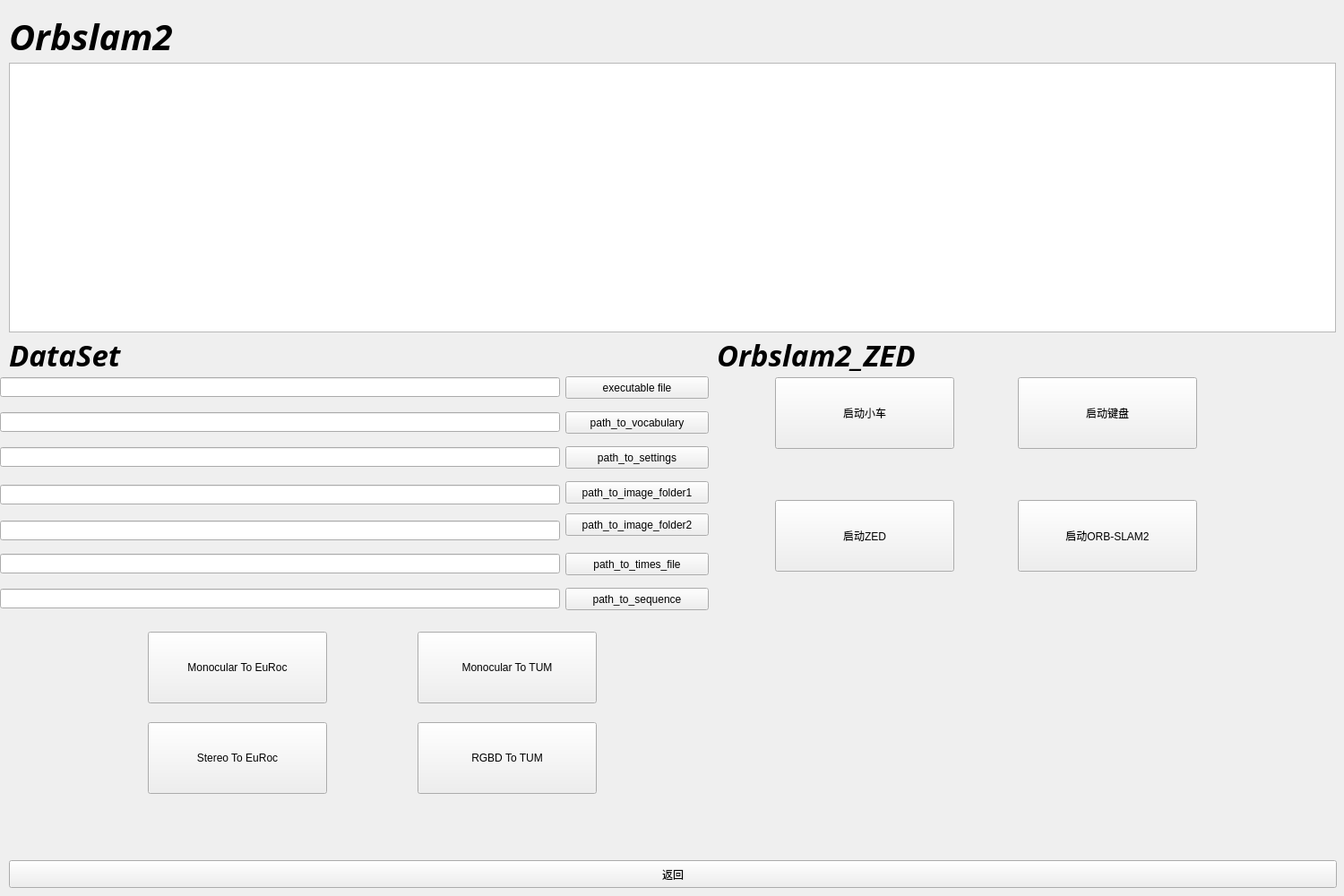
<?xml version="1.0" encoding="UTF-8"?>
<ui version="4.0">
 <class>orbslam2</class>
 <widget class="QWidget" name="orbslam2">
  <property name="geometry">
   <rect>
    <x>0</x>
    <y>0</y>
    <width>1500</width>
    <height>1000</height>
   </rect>
  </property>
  <property name="minimumSize">
   <size>
    <width>1500</width>
    <height>1000</height>
   </size>
  </property>
  <property name="windowTitle">
   <string>Form</string>
  </property>
  <widget class="QListWidget" name="listWidget">
   <property name="geometry">
    <rect>
     <x>10</x>
     <y>70</y>
     <width>1481</width>
     <height>301</height>
    </rect>
   </property>
  </widget>
  <widget class="QPushButton" name="pushButton_6">
   <property name="geometry">
    <rect>
     <x>10</x>
     <y>960</y>
     <width>1482</width>
     <height>31</height>
    </rect>
   </property>
   <property name="sizePolicy">
    <sizepolicy hsizetype="Minimum" vsizetype="Fixed">
     <horstretch>0</horstretch>
     <verstretch>0</verstretch>
    </sizepolicy>
   </property>
   <property name="minimumSize">
    <size>
     <width>0</width>
     <height>0</height>
    </size>
   </property>
   <property name="text">
    <string>返回</string>
   </property>
   <property name="autoDefault">
    <bool>true</bool>
   </property>
  </widget>
  <widget class="QLabel" name="label">
   <property name="geometry">
    <rect>
     <x>10</x>
     <y>20</y>
     <width>241</width>
     <height>41</height>
    </rect>
   </property>
   <property name="font">
    <font>
     <family>Kinnari</family>
     <pointsize>30</pointsize>
     <weight>75</weight>
     <italic>true</italic>
     <bold>true</bold>
     <underline>false</underline>
    </font>
   </property>
   <property name="text">
    <string>Orbslam2</string>
   </property>
  </widget>
  <widget class="QWidget" name="widget" native="true">
   <property name="geometry">
    <rect>
     <x>0</x>
     <y>420</y>
     <width>791</width>
     <height>261</height>
    </rect>
   </property>
   <layout class="QGridLayout" name="gridLayout">
    <item row="5" column="0">
     <spacer name="verticalSpacer_3">
      <property name="orientation">
       <enum>Qt::Vertical</enum>
      </property>
      <property name="sizeHint" stdset="0">
       <size>
        <width>20</width>
        <height>40</height>
       </size>
      </property>
     </spacer>
    </item>
    <item row="0" column="1">
     <widget class="QPushButton" name="pushButton">
      <property name="minimumSize">
       <size>
        <width>160</width>
        <height>25</height>
       </size>
      </property>
      <property name="text">
       <string>executable file</string>
      </property>
     </widget>
    </item>
    <item row="11" column="0">
     <widget class="QLineEdit" name="lineEdit_8"/>
    </item>
    <item row="11" column="1">
     <widget class="QPushButton" name="pushButton_7">
      <property name="minimumSize">
       <size>
        <width>160</width>
        <height>25</height>
       </size>
      </property>
      <property name="text">
       <string>path_to_times_file</string>
      </property>
     </widget>
    </item>
    <item row="10" column="0">
     <spacer name="verticalSpacer_5">
      <property name="orientation">
       <enum>Qt::Vertical</enum>
      </property>
      <property name="sizeHint" stdset="0">
       <size>
        <width>20</width>
        <height>40</height>
       </size>
      </property>
     </spacer>
    </item>
    <item row="9" column="0">
     <widget class="QLineEdit" name="lineEdit_7"/>
    </item>
    <item row="6" column="1">
     <widget class="QPushButton" name="pushButton_11">
      <property name="minimumSize">
       <size>
        <width>160</width>
        <height>25</height>
       </size>
      </property>
      <property name="text">
       <string>path_to_image_folder1</string>
      </property>
     </widget>
    </item>
    <item row="2" column="1">
     <widget class="QPushButton" name="pushButton_2">
      <property name="minimumSize">
       <size>
        <width>160</width>
        <height>25</height>
       </size>
      </property>
      <property name="text">
       <string>path_to_vocabulary</string>
      </property>
     </widget>
    </item>
    <item row="3" column="0">
     <spacer name="verticalSpacer_2">
      <property name="orientation">
       <enum>Qt::Vertical</enum>
      </property>
      <property name="sizeHint" stdset="0">
       <size>
        <width>20</width>
        <height>40</height>
       </size>
      </property>
     </spacer>
    </item>
    <item row="7" column="1" rowspan="3">
     <widget class="QPushButton" name="pushButton_14">
      <property name="minimumSize">
       <size>
        <width>160</width>
        <height>25</height>
       </size>
      </property>
      <property name="text">
       <string>path_to_image_folder2</string>
      </property>
     </widget>
    </item>
    <item row="2" column="0">
     <widget class="QLineEdit" name="lineEdit_2"/>
    </item>
    <item row="0" column="0">
     <widget class="QLineEdit" name="lineEdit"/>
    </item>
    <item row="4" column="0">
     <widget class="QLineEdit" name="lineEdit_3"/>
    </item>
    <item row="4" column="1">
     <widget class="QPushButton" name="pushButton_3">
      <property name="minimumSize">
       <size>
        <width>160</width>
        <height>25</height>
       </size>
      </property>
      <property name="text">
       <string>path_to_settings</string>
      </property>
     </widget>
    </item>
    <item row="6" column="0" rowspan="2">
     <widget class="QLineEdit" name="lineEdit_4"/>
    </item>
    <item row="13" column="1">
     <widget class="QPushButton" name="pushButton_15">
      <property name="minimumSize">
       <size>
        <width>160</width>
        <height>25</height>
       </size>
      </property>
      <property name="text">
       <string>path_to_sequence</string>
      </property>
     </widget>
    </item>
    <item row="8" column="0">
     <spacer name="verticalSpacer_4">
      <property name="orientation">
       <enum>Qt::Vertical</enum>
      </property>
      <property name="sizeHint" stdset="0">
       <size>
        <width>20</width>
        <height>40</height>
       </size>
      </property>
     </spacer>
    </item>
    <item row="13" column="0">
     <widget class="QLineEdit" name="lineEdit_9"/>
    </item>
    <item row="1" column="0">
     <spacer name="verticalSpacer">
      <property name="orientation">
       <enum>Qt::Vertical</enum>
      </property>
      <property name="sizeHint" stdset="0">
       <size>
        <width>20</width>
        <height>40</height>
       </size>
      </property>
     </spacer>
    </item>
    <item row="12" column="0">
     <spacer name="verticalSpacer_6">
      <property name="orientation">
       <enum>Qt::Vertical</enum>
      </property>
      <property name="sizeHint" stdset="0">
       <size>
        <width>20</width>
        <height>40</height>
       </size>
      </property>
     </spacer>
    </item>
   </layout>
  </widget>
  <widget class="QLabel" name="label_2">
   <property name="geometry">
    <rect>
     <x>10</x>
     <y>370</y>
     <width>221</width>
     <height>51</height>
    </rect>
   </property>
   <property name="font">
    <font>
     <family>Kinnari</family>
     <pointsize>25</pointsize>
     <weight>75</weight>
     <italic>true</italic>
     <bold>true</bold>
     <underline>false</underline>
    </font>
   </property>
   <property name="text">
    <string>DataSet</string>
   </property>
  </widget>
  <widget class="QWidget" name="widget_2" native="true">
   <property name="geometry">
    <rect>
     <x>70</x>
     <y>690</y>
     <width>691</width>
     <height>211</height>
    </rect>
   </property>
   <layout class="QGridLayout" name="gridLayout_2">
    <item row="1" column="3">
     <widget class="QPushButton" name="pushButton_17">
      <property name="minimumSize">
       <size>
        <width>200</width>
        <height>80</height>
       </size>
      </property>
      <property name="text">
       <string>RGBD To TUM</string>
      </property>
     </widget>
    </item>
    <item row="0" column="0">
     <spacer name="horizontalSpacer_5">
      <property name="orientation">
       <enum>Qt::Horizontal</enum>
      </property>
      <property name="sizeHint" stdset="0">
       <size>
        <width>40</width>
        <height>20</height>
       </size>
      </property>
     </spacer>
    </item>
    <item row="0" column="4">
     <spacer name="horizontalSpacer_4">
      <property name="orientation">
       <enum>Qt::Horizontal</enum>
      </property>
      <property name="sizeHint" stdset="0">
       <size>
        <width>40</width>
        <height>20</height>
       </size>
      </property>
     </spacer>
    </item>
    <item row="0" column="1">
     <widget class="QPushButton" name="pushButton_13">
      <property name="minimumSize">
       <size>
        <width>200</width>
        <height>80</height>
       </size>
      </property>
      <property name="text">
       <string>Monocular To EuRoc</string>
      </property>
     </widget>
    </item>
    <item row="1" column="1">
     <widget class="QPushButton" name="pushButton_16">
      <property name="minimumSize">
       <size>
        <width>200</width>
        <height>80</height>
       </size>
      </property>
      <property name="text">
       <string>Stereo To EuRoc</string>
      </property>
     </widget>
    </item>
    <item row="0" column="3">
     <widget class="QPushButton" name="pushButton_12">
      <property name="minimumSize">
       <size>
        <width>200</width>
        <height>80</height>
       </size>
      </property>
      <property name="text">
       <string>Monocular To TUM</string>
      </property>
     </widget>
    </item>
    <item row="0" column="2">
     <spacer name="horizontalSpacer_6">
      <property name="orientation">
       <enum>Qt::Horizontal</enum>
      </property>
      <property name="sizeHint" stdset="0">
       <size>
        <width>40</width>
        <height>20</height>
       </size>
      </property>
     </spacer>
    </item>
   </layout>
  </widget>
  <widget class="QLabel" name="label_3">
   <property name="geometry">
    <rect>
     <x>800</x>
     <y>370</y>
     <width>221</width>
     <height>51</height>
    </rect>
   </property>
   <property name="font">
    <font>
     <family>Kinnari</family>
     <pointsize>25</pointsize>
     <weight>75</weight>
     <italic>true</italic>
     <bold>true</bold>
     <underline>false</underline>
    </font>
   </property>
   <property name="text">
    <string>Orbslam2_ZED</string>
   </property>
  </widget>
  <widget class="QWidget" name="widget_3" native="true">
   <property name="geometry">
    <rect>
     <x>800</x>
     <y>370</y>
     <width>601</width>
     <height>321</height>
    </rect>
   </property>
   <layout class="QGridLayout" name="gridLayout_3">
    <item row="0" column="1">
     <widget class="QPushButton" name="pushButton_10">
      <property name="minimumSize">
       <size>
        <width>200</width>
        <height>80</height>
       </size>
      </property>
      <property name="text">
       <string>启动小车</string>
      </property>
     </widget>
    </item>
    <item row="0" column="3">
     <widget class="QPushButton" name="pushButton_8">
      <property name="minimumSize">
       <size>
        <width>200</width>
        <height>80</height>
       </size>
      </property>
      <property name="text">
       <string>启动键盘</string>
      </property>
     </widget>
    </item>
    <item row="1" column="3">
     <widget class="QPushButton" name="pushButton_19">
      <property name="minimumSize">
       <size>
        <width>200</width>
        <height>80</height>
       </size>
      </property>
      <property name="text">
       <string>启动ORB-SLAM2</string>
      </property>
     </widget>
    </item>
    <item row="1" column="1">
     <widget class="QPushButton" name="pushButton_18">
      <property name="minimumSize">
       <size>
        <width>200</width>
        <height>80</height>
       </size>
      </property>
      <property name="text">
       <string>启动ZED</string>
      </property>
     </widget>
    </item>
    <item row="0" column="4">
     <spacer name="horizontalSpacer_2">
      <property name="orientation">
       <enum>Qt::Horizontal</enum>
      </property>
      <property name="sizeHint" stdset="0">
       <size>
        <width>40</width>
        <height>20</height>
       </size>
      </property>
     </spacer>
    </item>
    <item row="0" column="0">
     <spacer name="horizontalSpacer">
      <property name="orientation">
       <enum>Qt::Horizontal</enum>
      </property>
      <property name="sizeHint" stdset="0">
       <size>
        <width>40</width>
        <height>20</height>
       </size>
      </property>
     </spacer>
    </item>
    <item row="0" column="2">
     <spacer name="horizontalSpacer_3">
      <property name="orientation">
       <enum>Qt::Horizontal</enum>
      </property>
      <property name="sizeHint" stdset="0">
       <size>
        <width>40</width>
        <height>20</height>
       </size>
      </property>
     </spacer>
    </item>
   </layout>
  </widget>
 </widget>
 <resources/>
 <connections/>
</ui>
